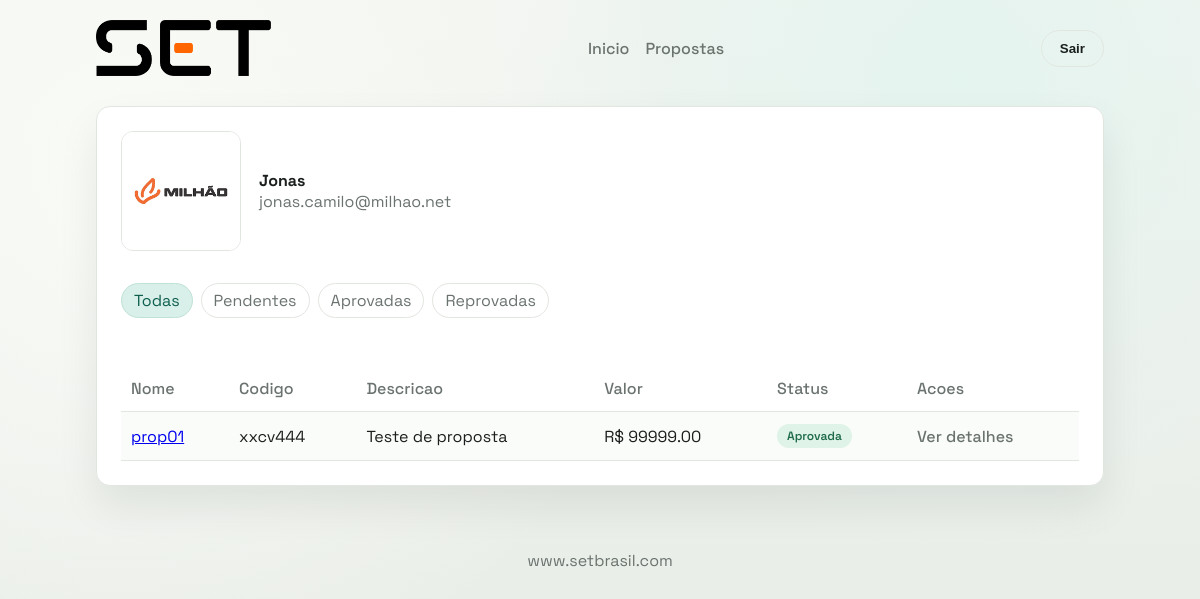
The page /propostas/ (signed in) on the database its author committed.
### core/models.py (models this page shows, shortened)
class Cliente(models.Model):
    nome = models.CharField(max_length=120)
    email = models.EmailField()
    logo = models.ImageField(upload_to="logos/", blank=True, null=True)
    usuario = models.OneToOneField(User, on_delete=models.CASCADE)  # login do cliente
    ativo = models.BooleanField(default=True)

class Proposta(models.Model):
    class Status(models.TextChoices):
        PENDENTE = "PENDENTE", "Pendente"
        APROVADA = "APROVADA", "Aprovada"
        REPROVADA = "REPROVADA", "Reprovada"
    cliente = models.ForeignKey(Cliente, on_delete=models.CASCADE, related_name="propostas")
    nome = models.CharField(max_length=120)
    codigo = models.CharField(max_length=40)
    descricao = models.TextField()
    valor = models.DecimalField(max_digits=12, decimal_places=2)
    status = models.CharField(max_length=10, choices=Status.choices, default=Status.PENDENTE)
    criado_em = models.DateTimeField(auto_now_add=True)
    decidido_em = models.DateTimeField(null=True, blank=True)
    aprovado_por = models.ForeignKey(
        User, on_delete=models.SET_NULL, null=True, blank=True, related_name="propostas_aprovadas"
    )
    observacao_cliente = models.TextField(blank=True)

### core/views.py (the view)
# urls.py: path('propostas/', views.proposta_list, name="propostas"),
@login_required
def proposta_list(request):
    cliente = _get_cliente(request.user)
    propostas = Proposta.objects.none()
    if cliente:
        propostas = Proposta.objects.filter(cliente=cliente).order_by("-criado_em")
    status = request.GET.get("status")
    if status in Proposta.Status.values:
        propostas = propostas.filter(status=status)
    return render(
        request,
        "core/proposta_list.html",
        {"cliente": cliente, "propostas": propostas, "status_filter": status},
    )

### core/views.py (called while the page is built)
def _get_cliente(user):
    try:
        return user.cliente
    except Cliente.DoesNotExist:
        return None

### core/templates/core/proposta_list.html (shortened to what this page needs)
{% extends "core/base.html" %}
{% load static %}
{% block content %}
  <section class="card stack">
    <div class="client-meta">
      {% if cliente.logo %}
        <img src="{{ cliente.logo.url }}" alt="Logo">
      {% endif %}
      <div>
        <div><strong>{{ cliente.nome }}</strong></div>
        <div class="muted">{{ cliente.email }}</div>
      </div>
    </div>
    {% if not cliente %}
      <p>Usuario sem cliente associado. Fale com o administrador.</p>
    {% else %}
      <div class="filters">
        <a href="{% url 'propostas' %}" class="filter-pill {% if not status_filter %}active{% endif %}">Todas</a>
        <a href="{% url 'propostas' %}?status=PENDENTE" class="filter-pill {% if status_filter == 'PENDENTE' %}active{% endif %}">Pendentes</a>
        <a href="{% url 'propostas' %}?status=APROVADA" class="filter-pill {% if status_filter == 'APROVADA' %}active{% endif %}">Aprovadas</a>
        <a href="{% url 'propostas' %}?status=REPROVADA" class="filter-pill {% if status_filter == 'REPROVADA' %}active{% endif %}">Reprovadas</a>
      </div>
      {% if propostas %}
        <table class="table">
          <thead>
            <tr>
              <th>Nome</th>
              <th>Codigo</th>
              <th>Descricao</th>
              <th>Valor</th>
              <th>Status</th>
              <th>Acoes</th>
            </tr>
          </thead>
          <tbody>
            {% for proposta in propostas %}
              <tr>
                <td><a href="{% url 'proposta_detail' proposta.pk %}">{{ proposta.nome }}</a></td>
                <td>{{ proposta.codigo }}</td>
                <td>{{ proposta.descricao|truncatewords:12 }}</td>
                <td>R$ {{ proposta.valor }}</td>
                <td>
                  <span class="badge badge-{{ proposta.status|lower }}">{{ proposta.get_status_display }}</span>
                </td>
                <td>
                  {% if proposta.status == "PENDENTE" %}
                    <form method="post" action="{% url 'aprovar_proposta' proposta.pk %}" style="display: inline;">
                      {% csrf_token %}
                      <button class="btn btn-primary" type="submit">Aprovar</button>
                    </form>
                    <form method="post" action="{% url 'reprovar_proposta' proposta.pk %}" style="display: inline;">
                      {% csrf_token %}
                      <button class="btn btn-outline" type="submit">Reprovar</button>
                    </form>
                  {% else %}
                    <a class="nav-link" href="{% url 'proposta_detail' proposta.pk %}">Ver detalhes</a>
                  {% endif %}
                </td>
              </tr>
            {% endfor %}
          </tbody>
        </table>
      {% else %}
        {% if status_filter %}
          <p>Sem propostas para o filtro selecionado.</p>
        {% else %}
          <p>Sem propostas no momento.</p>
        {% endif %}
      {% endif %}
    {% endif %}
  </section>
{% endblock %}

### core/static/core/styles.css (style rules this page uses)
:root { --bg: #f2f4f0; --bg-alt: #e7ece6; --surface: #ffffff; --text: #1b1f1d; --muted: #6b736f; --accent: #0f5f4f; --accent-soft: #d9efe9; --border: #e2e6e0; --shadow: 0 20px 40px rgba(17, 20, 18, 0.08); --radius: 14px; }
* { box-sizing: border-box; }
body { margin: 0; font-family: "Space Grotesk", sans-serif; color: var(--text); background: var(--bg); min-height: 100vh; }
.nav-link { color: var(--muted); text-decoration: none; font-weight: 500; }
.card { background: var(--surface); border: 1px solid var(--border); border-radius: var(--radius); padding: 24px; box-shadow: var(--shadow); }
.table { width: 100%; border-collapse: collapse; margin-top: 16px; }
.table th, .table td { text-align: left; padding: 12px 10px; border-bottom: 1px solid var(--border); }
.table thead th { color: var(--muted); font-weight: 500; }
.table tbody tr:nth-child(odd) { background: #fafcf9; }
.badge { padding: 4px 10px; border-radius: 999px; font-size: 12px; font-weight: 600; display: inline-block; }
.badge-aprovada { background: #dff3e8; color: #1f6b4a; }
.filters { display: flex; flex-wrap: wrap; gap: 8px; margin: 16px 0; }
.filter-pill { padding: 6px 12px; border-radius: 999px; border: 1px solid var(--border); text-decoration: none; color: var(--muted); }
.filter-pill.active { background: var(--accent-soft); border-color: #bfe2d7; color: var(--accent); }
.stack { display: grid; gap: 16px; }
.muted { color: var(--muted); }
.client-meta { display: flex; align-items: center; gap: 18px; }
.client-meta img { width: 120px; height: 120px; object-fit: contain; border-radius: 12px; border: 1px solid var(--border); }

### rows shown on the page
Cliente: logo (picture), nome "Jonas", email "jonas.camilo@milhao.net"
Proposta: nome "prop01", codigo "xxcv444", descricao "Teste de proposta", valor "99999.00", status "Aprovada", shows "Ver detalhes"
